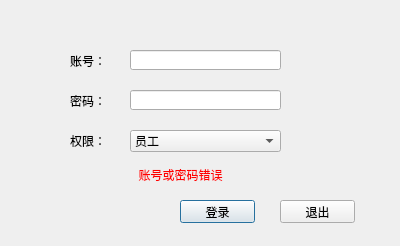
<?xml version="1.0" encoding="UTF-8"?>
<ui version="4.0">
 <class>Login</class>
 <widget class="QDialog" name="Login">
  <property name="geometry">
   <rect>
    <x>0</x>
    <y>0</y>
    <width>400</width>
    <height>246</height>
   </rect>
  </property>
  <property name="windowTitle">
   <string>Dialog</string>
  </property>
  <widget class="QLabel" name="label">
   <property name="geometry">
    <rect>
     <x>70</x>
     <y>50</y>
     <width>54</width>
     <height>21</height>
    </rect>
   </property>
   <property name="text">
    <string>账号：</string>
   </property>
  </widget>
  <widget class="QLabel" name="label_2">
   <property name="geometry">
    <rect>
     <x>70</x>
     <y>90</y>
     <width>54</width>
     <height>21</height>
    </rect>
   </property>
   <property name="text">
    <string>密码：</string>
   </property>
  </widget>
  <widget class="QLabel" name="label_3">
   <property name="geometry">
    <rect>
     <x>70</x>
     <y>130</y>
     <width>54</width>
     <height>21</height>
    </rect>
   </property>
   <property name="text">
    <string>权限：</string>
   </property>
  </widget>
  <widget class="QLineEdit" name="lineEdit_username">
   <property name="geometry">
    <rect>
     <x>130</x>
     <y>50</y>
     <width>151</width>
     <height>20</height>
    </rect>
   </property>
  </widget>
  <widget class="QLineEdit" name="lineEdit_passwd">
   <property name="geometry">
    <rect>
     <x>130</x>
     <y>90</y>
     <width>151</width>
     <height>20</height>
    </rect>
   </property>
   <property name="inputMethodHints">
    <set>Qt::ImhNone</set>
   </property>
   <property name="echoMode">
    <enum>QLineEdit::Password</enum>
   </property>
  </widget>
  <widget class="QComboBox" name="comboBox">
   <property name="geometry">
    <rect>
     <x>130</x>
     <y>130</y>
     <width>151</width>
     <height>22</height>
    </rect>
   </property>
   <item>
    <property name="text">
     <string>员工</string>
    </property>
   </item>
   <item>
    <property name="text">
     <string>管理</string>
    </property>
   </item>
  </widget>
  <widget class="QLabel" name="label_error">
   <property name="geometry">
    <rect>
     <x>100</x>
     <y>165</y>
     <width>161</width>
     <height>21</height>
    </rect>
   </property>
   <property name="text">
    <string>&lt;html&gt;&lt;head/&gt;&lt;body&gt;&lt;p&gt;&lt;span style=&quot; color:#ff0000;&quot;&gt;账号或密码错误&lt;/span&gt;&lt;/p&gt;&lt;/body&gt;&lt;/html&gt;</string>
   </property>
   <property name="alignment">
    <set>Qt::AlignCenter</set>
   </property>
  </widget>
  <widget class="QPushButton" name="pushButton_login">
   <property name="geometry">
    <rect>
     <x>180</x>
     <y>200</y>
     <width>75</width>
     <height>23</height>
    </rect>
   </property>
   <property name="text">
    <string>登录</string>
   </property>
  </widget>
  <widget class="QPushButton" name="pushButton_quit">
   <property name="geometry">
    <rect>
     <x>280</x>
     <y>200</y>
     <width>75</width>
     <height>23</height>
    </rect>
   </property>
   <property name="text">
    <string>退出</string>
   </property>
  </widget>
 </widget>
 <resources/>
 <connections/>
</ui>
